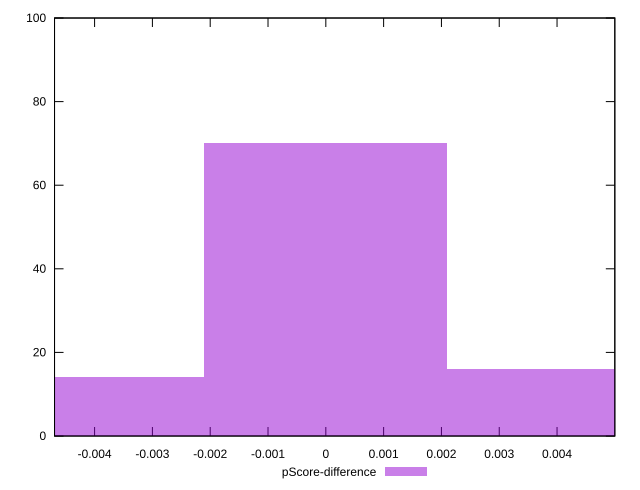

Here is the gnuplot script that generated this plot:
reset

$pScoreDifference <<EOF
0 70
0.0042025410009249396 16
-0.0042025410009249396 14
EOF

set key outside below
set boxwidth 0.0042025410009249396
set xrange [-0.004693035006300694:0.004999492793443805]
set yrange [0:100]
set trange [0:100]
set style fill transparent solid 0.5 noborder
set terminal svg size 640, 490 enhanced background rgb 'white'
set output "reports/report_00027_2021-02-24T12-40-31.850Z/bootup-time/samples/agenda/pScore-difference/histogram.svg"

plot $pScoreDifference title "pScore-difference" with boxes

reset
